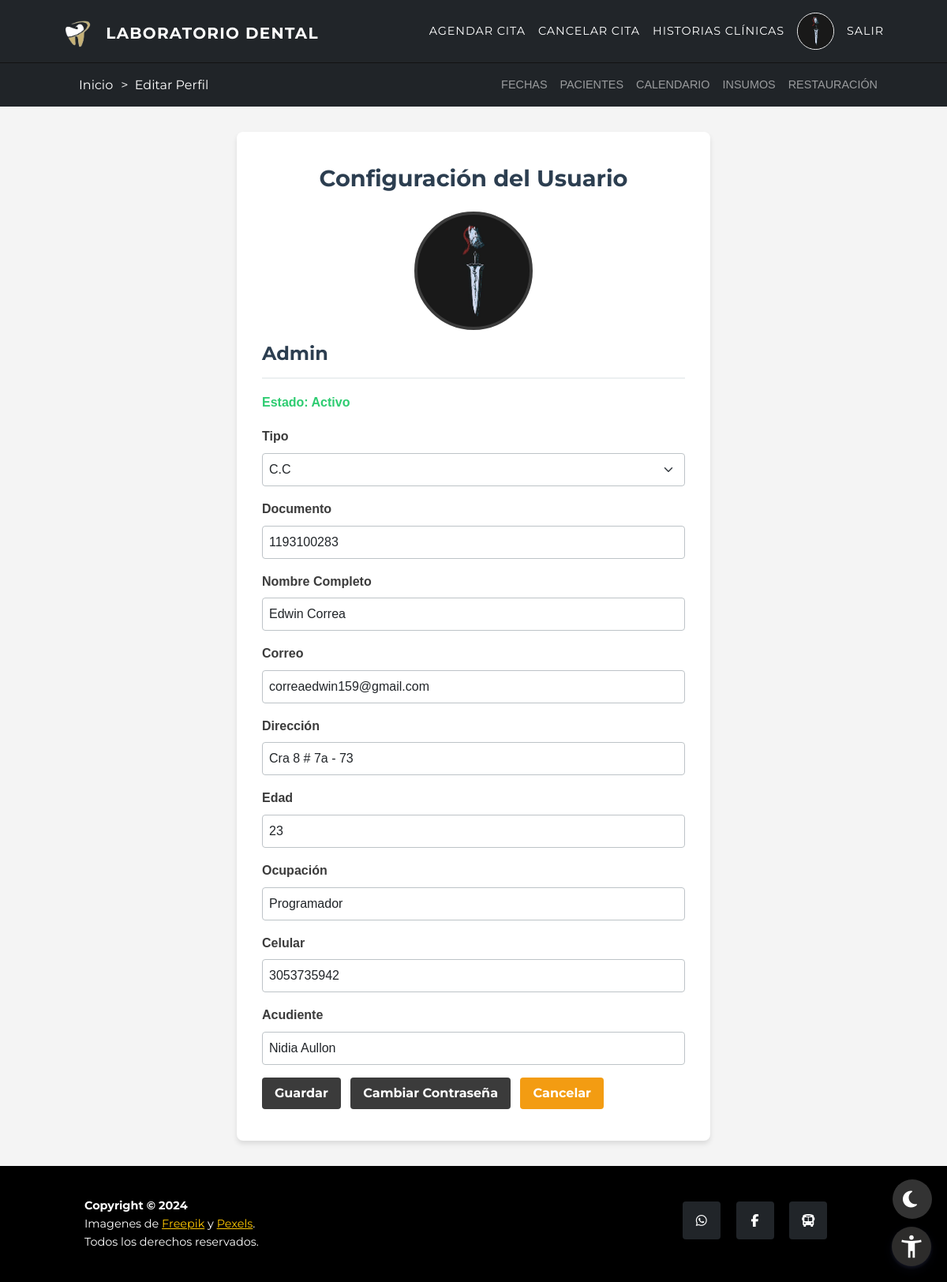
Before: /configuracion/2/ (signed in) with the older database file.
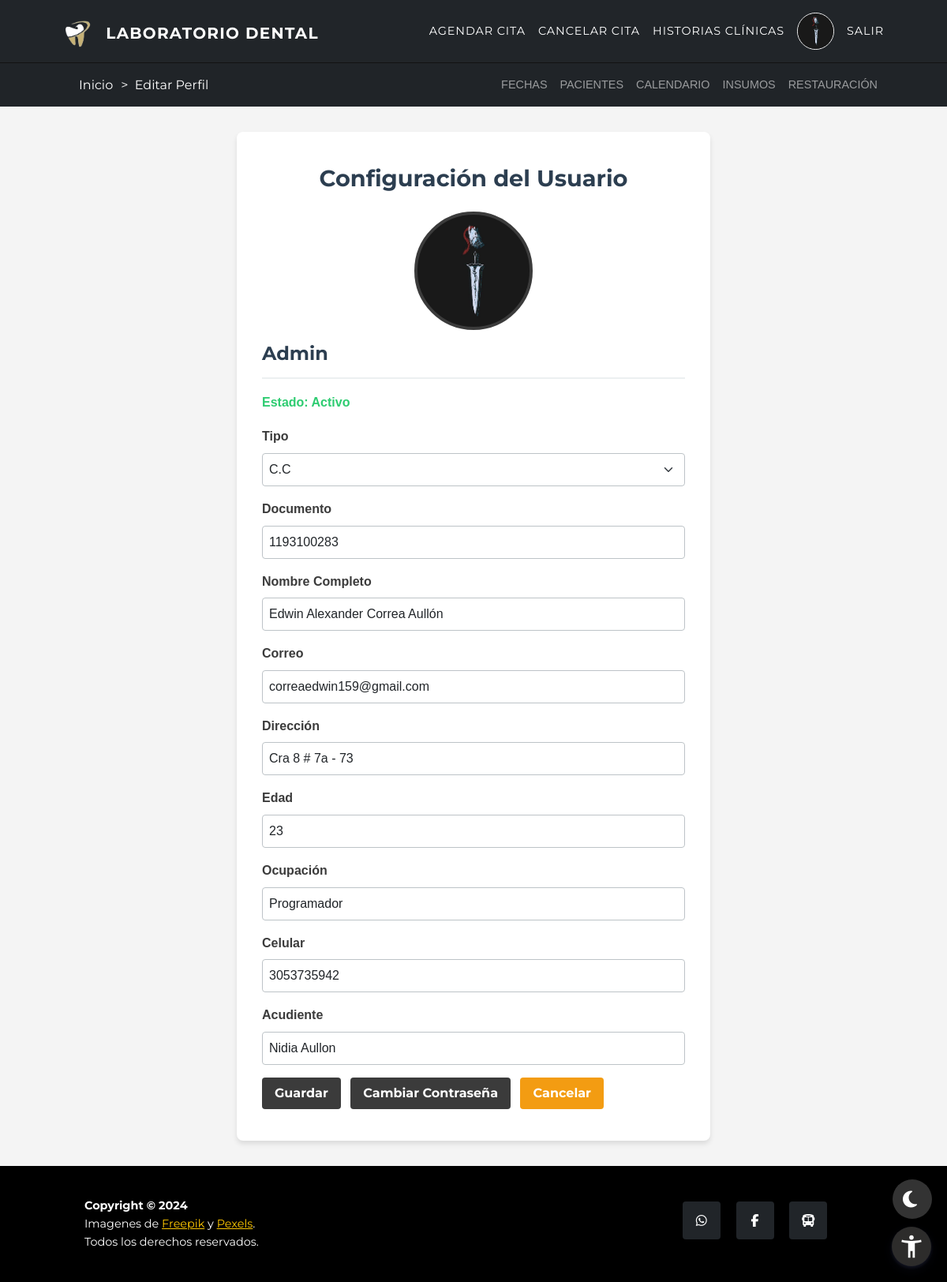
After: the same page with the newer database file.
### inicio/models.py (models this page shows, shortened)
class UserProfile(AbstractBaseUser, PermissionsMixin):
    TIPO_CHOICES = (
        (1, 'T.I'),
        (2, 'C.C'),
        (3, 'C.E'),
        (4, 'C.I'),
    )
    tipo = models.PositiveSmallIntegerField(choices=TIPO_CHOICES, default=2)
    documento = models.IntegerField(unique=True, validators=[validate_document_length])
    nombre = models.CharField(max_length=50)
    imagen = models.ImageField(upload_to='imagenes/', blank=True, null=True)
    direccion = models.CharField(max_length=100, null=True, blank=True)
    correo = models.EmailField(max_length=100, null=True, blank=True)
    ocupacion = models.CharField(max_length=50, null=True, blank=True)
    celular = models.CharField(max_length=15, null=True, blank=True)
    acudiente = models.CharField(max_length=50, null=True, blank=True)
    edad = models.PositiveSmallIntegerField(null=True, blank=True)
    is_active = models.BooleanField(default=True, null=True, blank=True)
    is_admin = models.BooleanField(default=False, null=True, blank=True)
    is_superuser = models.BooleanField(default=False, null=True, blank=True)
    is_staff = models.BooleanField(default=False)
    objects = UserProfileManager()
    USERNAME_FIELD = 'documento'
    REQUIRED_FIELDS = ['nombre', 'correo']

### dashboard/views.py (the view)
# urls.py: path('configuracion/<int:id>/', views.configuracion, name="configuracion"),
@never_cache
@login_required(login_url='acceso_denegado')
def configuracion(request, id):
    img_path = 'img/user.png'
    perfil_usuario = UserProfile.objects.get(id=id)
    if request.method == 'POST':
        form = UserForm(request.POST, request.FILES, instance=perfil_usuario)
        if form.is_valid():
            if 'imagen' in request.FILES:
                user_imagen = request.FILES['imagen']
                request.user.imagen = user_imagen
            form.save()
            return redirect('dashboard')
    else:
        form = UserForm(instance=perfil_usuario)
    return render(request, 'configuracion.html', {'form': form, 'img_path': img_path})

### inicio/forms.py (shortened to what this page needs)
class UserForm(forms.ModelForm):
    class Meta:
        model = UserProfile
        fields = ['tipo', 'documento', 'nombre', 'imagen', 'correo', 'direccion', 'edad', 'ocupacion', 'celular', 'acudiente']
    tipo = forms.TypedChoiceField(
        choices=UserProfile.TIPO_CHOICES,
        coerce=int
    )
    def __init__(self, *args, **kwargs):
        super(UserForm, self).__init__(*args, **kwargs)
        self.fields['tipo'].required = False

### cuentas/templates/configuracion.html (shortened to what the changed rows need)
{% extends 'inicio.html' %}
{% load static %}
{% block extra_css %}
<link rel="stylesheet" href="{% static 'css/configuracion.css' %}?v2.5">
{% endblock %}
{% block content %}
<div class="card">
    <form enctype="multipart/form-data" method="POST" class="form">
        <h2 class="name" data-tooltip="Nombre del usuario">{{ user.nombre }}</h2>
        {% for field in form %}
        {% if field.name != 'imagen' %}
        <div class="mb-3">
            <label for="{{ field.id_for_label }}" class="form-label"
                data-tooltip="Campo: {% if field.name == 'nombre' %}Nombre Completo{% elif field.name == 'direccion' %}Dirección{% elif field.name == 'ocupacion' %}Ocupación{% else %}{{ field.label }}{% endif %}">
                {% if field.name == 'nombre' %}
                Nombre Completo
                {% elif field.name == 'direccion' %}
                Dirección
                {% elif field.name == 'ocupacion' %}
                Ocupación
                {% else %}
                {{ field.label }}
                {% endif %}
            </label>
            {% if field.name == 'tipo' %}
            <select class="form-select" name="{{ field.name }}" id="{{ field.id_for_label }}"
                data-tooltip="Selecciona el tipo de usuario">
                <option value="" {% if not field.value %}selected{% endif %}>Selecciona una opción</option>
                {% for value, display_name in field.field.choices %}
                <option value="{{ value }}" {% if value == field.value %}selected{% endif %}>{{ display_name }}</option>
                {% endfor %}
            </select>
            {% else %}
            <input type="{{ field.field.widget.input_type }}" class="form-control" name="{{ field.name }}"
                id="{{ field.id_for_label }}" aria-describedby="helpId"
                placeholder="{% if field.name == 'direccion' %}Dirección{% elif field.name == 'ocupacion' %}Ocupación{% elif field.name == 'protesis_dental' %}Prótesis dental{% elif field.name == 'acrilico' %}Acrílico{% elif field.name == 'panoramica' %}Panorámica{% elif field.name == 'tratamiento_medicacion' %}Tratamiento o medicación{% elif field.name == 'reacciones_alergicas' %}Reacciones alérgicas{% elif field.name == 'transtorno_tension_arterial' %}Transtorno de tensión arterial{% else %}{{ field.label }}{% endif %}"
                value="{{ field.value | default_if_none:'' }}" {% if field.field.required %}required{% endif %}
                {% if field.field.widget.attrs %}{{ field.field.widget.attrs|safe }}{% endif %}
                data-tooltip="Ingresa tu {% if field.name == 'direccion' %}dirección{% elif field.name == 'ocupacion' %}ocupación{% elif field.name == 'protesis_dental' %}prótesis dental{% elif field.name == 'acrilico' %}acrílico{% elif field.name == 'panoramica' %}panorámica{% elif field.name == 'tratamiento_medicacion' %}tratamiento o medicación{% elif field.name == 'reacciones_alergicas' %}reacciones alérgicas{% elif field.name == 'transtorno_tension_arterial' %}transtorno de tensión arterial{% else %}{{ field.label }}{% endif %}">
            {% endif %}
        </div>
        {% endif %}
        {% endfor %}
    </form>
</div>
{% endblock %}

Changed rows visible on the page:
changed UserProfile "correaedwin159@gmail.com": nombre "Edwin Correa" → "Edwin Alexander Correa Aullón"
